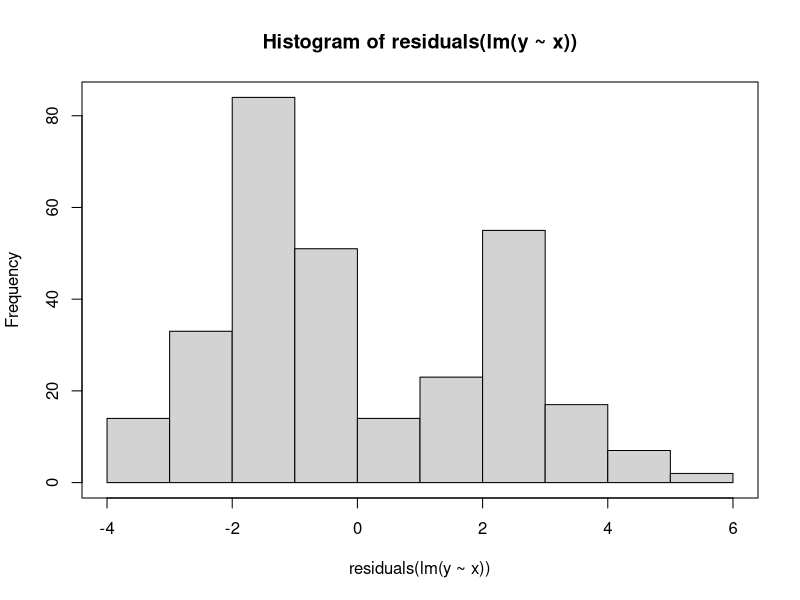
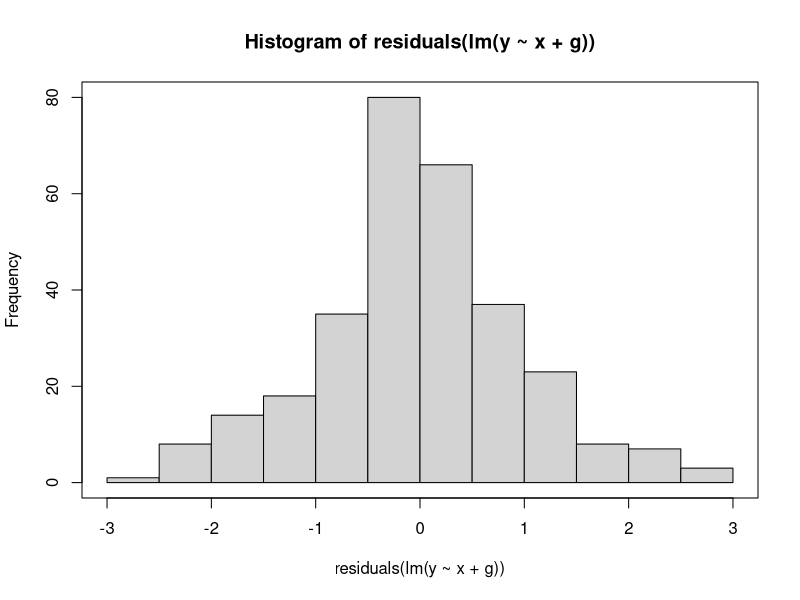
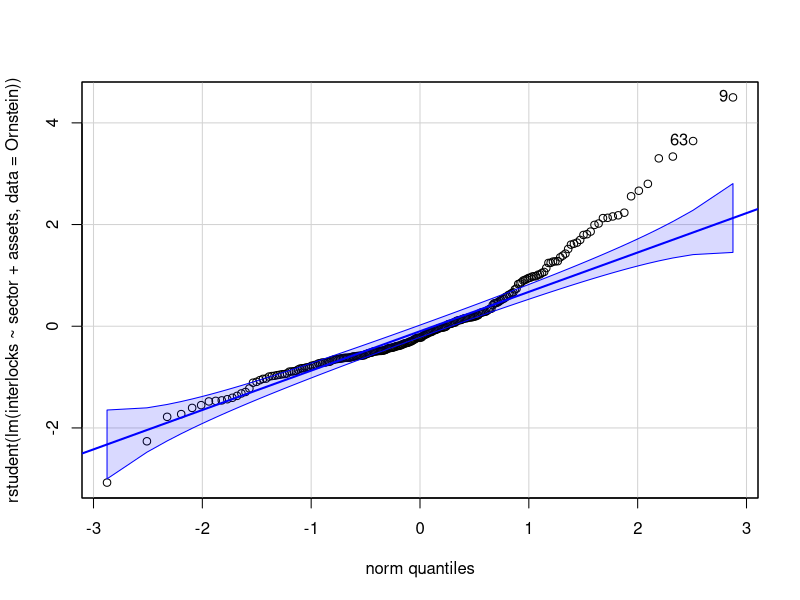
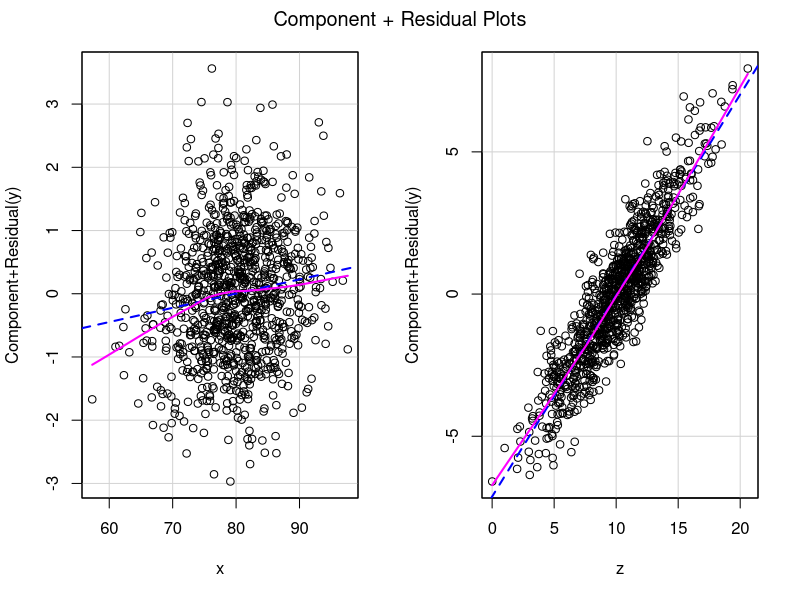

Write R code to recreate these figures, in order.
library(car)

## leverage
Prestige10 <- Prestige[1:10,]
m <- lm(prestige ~ income + women, data = Prestige10)
hatvalues(m)

## demonstrate the calculation of hatvalues
X <- model.matrix(m)
H <- X %*% solve(crossprod(X)) %*% t(X)
H <- X %*% solve( t(X) %*% X ) %*% t(X)

all.equal(diag(H), hatvalues(m))

hvs <- apply(H, 1, function(x) sum(x^2))
all.equal(hvs, hatvalues(m))

all.equal( mean(hatvalues(m)), m$rank / (m$df.residual + m$rank) )

## multimodal residuals and potential causes (e.g. missing categorical variable)
x <- rnorm(n = 300, mean = 50, sd = 5)
g <- rbinom(n = 300, prob = 0.4, size = 1)
z <- rnorm(n = 300, mean = 30, sd = 8)
y <- 2 + 0.7 * x + 4 * g + rnorm(n=300)
hist( residuals(lm(y ~ x)) )
box()
hist(residuals(lm(y ~ x + g)))
box()

## normal distribution of residuals
qqPlot( rstudent( lm(interlocks ~ sector + assets, data = Ornstein) ) )

set.seed(5000)
x <- rnorm(n = 1000, mean = 80, sd=6)
z <- rnorm(n = 1000, mean = 10, sd=3)
y <- 2 + 3 * log10(x) + 0.7 * z + rnorm(n = 1000)
# x <- x - 70 ; y <- 2 + 3*x+5*x^2+0.7*z + rnorm(n=1000)
m <- lm(y~x+z)
crPlots(m)
ncvTest(m)

## test lack of fit/linearity
Vocab <- subset(Vocab, year==1989)
m1 <- lm(vocabulary ~ education, data=Vocab)
m2 <- lm(vocabulary ~ factor(education), data=Vocab)
Anova(m1)
Anova(m2)
anova(m1,m2)

vif(m)
